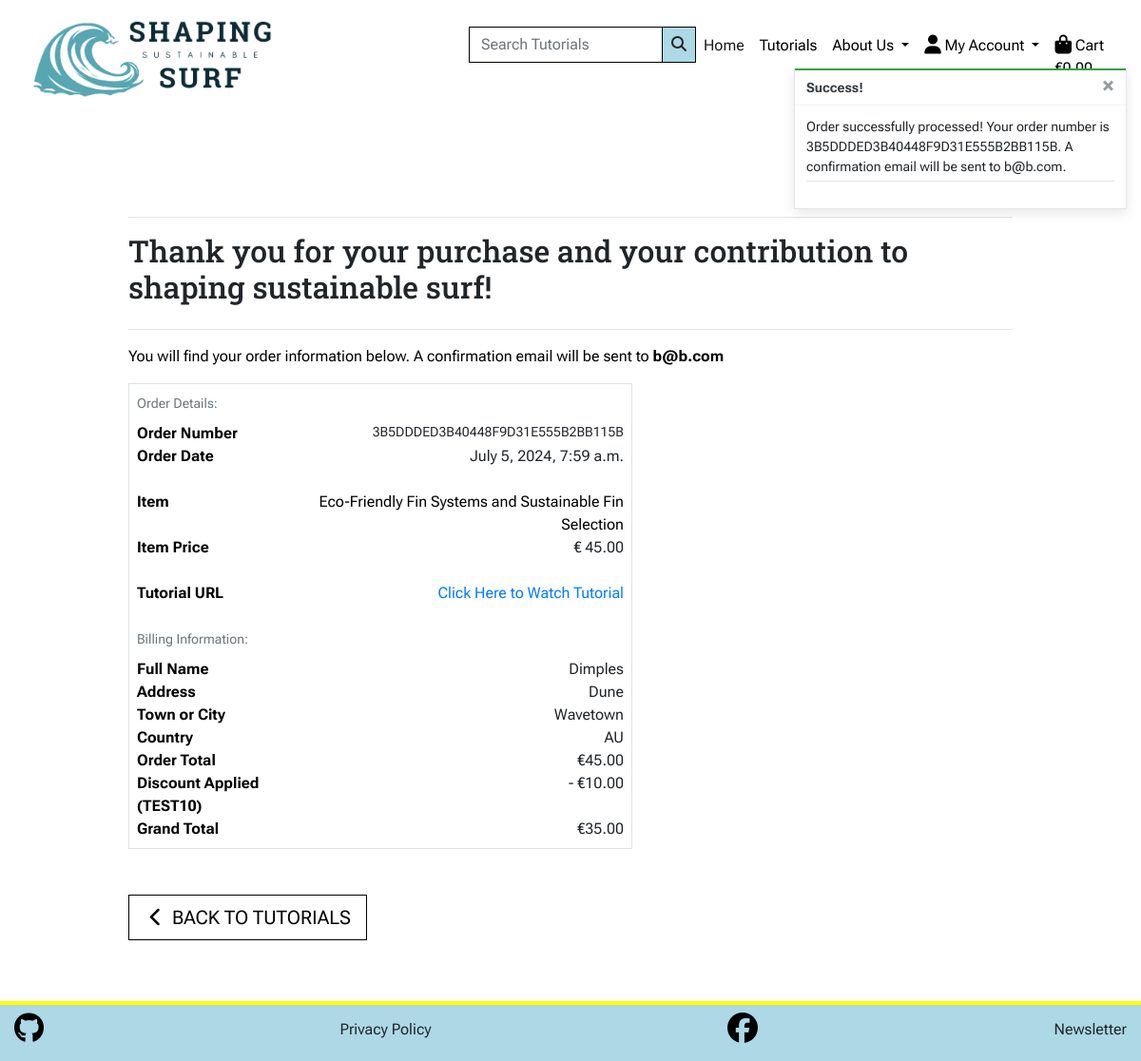
The page /checkout/checkout_success/3B5DDDED3B40448F9D31E555B2BB115B on the database its author committed.
### checkout/models.py (models this page shows, shortened)
class Order(models.Model):
    order_number = models.CharField(max_length=32, null=False, editable=False)
    date = models.DateTimeField(auto_now_add=True)
    order_total = models.DecimalField(
        max_digits=10, decimal_places=2, null=False, default=0
    )
    discount_code = models.ForeignKey(
        DiscountCode, on_delete=models.SET_NULL, null=True, blank=True
    )
    grand_total = models.DecimalField(
        max_digits=10, decimal_places=2, null=False, default=0
    )
    original_cart = models.TextField(null=False, blank=False, default="")
    stripe_pid = models.CharField(max_length=254, null=False, blank=False, default="")
    user_profile = models.ForeignKey(UserProfile, on_delete=models.SET_NULL,
        null=True, blank=True, related_name='orders'
    )
    full_name = models.CharField(max_length=50, null=False, blank=False)
    email = models.EmailField(max_length=254, null=False, blank=False)
    phone_number = models.CharField(max_length=20, null=True, blank=True)
    street_address1 = models.CharField(max_length=80, null=False, blank=False)
    street_address2 = models.CharField(max_length=80, null=True, blank=True)
    postcode = models.CharField(max_length=20, null=True, blank=True)
    town_or_city = models.CharField(max_length=40, null=False, blank=False)
    county = models.CharField(max_length=80, null=True, blank=True)
    country = CountryField(blank_label="Country *", null=False, blank=False)

class OrderItem(models.Model):
    order = models.ForeignKey(Order, related_name="items", on_delete=models.CASCADE)
    product = models.ForeignKey(Product, on_delete=models.SET_NULL, null=True)
    product_name = models.CharField(max_length=255)
    product_price = models.DecimalField(max_digits=6, decimal_places=2)

### products/models.py (models this page shows, shortened)
class Product(models.Model):
    STATUS = [
        ("Draft", "Draft"),
        ("Publish", "Publish"),
    ]
    name = models.CharField(max_length=254)
    category = models.ForeignKey(
        Category, on_delete=models.SET_NULL, null=True, blank=False
    )
    subcategory = models.ForeignKey(
        Subcategory, on_delete=models.SET_NULL, null=True, blank=False
    )
    price = models.DecimalField(max_digits=6, null=True, blank=False, decimal_places=2)
    description = RichTextField(max_length=3000, null=True, blank=False)
    image = ResizedImageField(
        size=[400, None],
        upload_to="sss_products/",
        null=True,
        blank=True,
        quality=75,
        force_format="webp",
    )
    video_url = models.URLField(max_length=254, null=True, blank=True)
    rating = models.DecimalField(max_digits=6, decimal_places=2, null=True, blank=True)
    status = models.CharField(max_length=20, choices=STATUS, default="Draft")

### cart/models.py (models this page shows, shortened)
class DiscountCode(models.Model):
    class Meta:
        verbose_name = "Discount Codes"
        verbose_name_plural = "Discount Codes"
    ACTIVE_CHOICES = [
        ("Yes", "Yes"),
        ("No", "No"),
    ]
    code = models.CharField(max_length=20)
    amount = models.DecimalField(max_digits=5, decimal_places=2)
    active = models.CharField(max_length=3, choices=ACTIVE_CHOICES, default="Yes")

### checkout/views.py (the view)
def checkout_success(request, order_number):
    save_info = request.session.get("save_info")
    order = get_object_or_404(
        Order.objects.select_related("discount_code").prefetch_related(
            Prefetch(
                "items", queryset=OrderItem.objects.select_related("product")
            )
        ),
        order_number=order_number,
    )
    success_message = (
        f"Order successfully processed! "
        f"Your order number is {order_number}. A confirmation "
        f"email will be sent to {order.email}."
    )
    messages.success(request, success_message)
    if "cart" in request.session:
        del request.session["cart"]
    if "discount_code" in request.session:
        del request.session["discount_code"]
    template = "checkout/checkout_success.html"
    context = {
        "order": order,
    }
    return render(request, template, context)

### cart/contexts.py (called while the page is built, shortened)
def cart_contents(request):
    cart_items = []
    total = 0
    product_count = 0
    cart = request.session.get("cart", {})
    discount_code = request.session.get("discount_code")
    discount = None
    discount_amount = 0
    grand_total = total
    context = {
        "cart_items": cart_items,
        "total": total,
        "product_count": product_count,
        "discount": discount,
        "discount_amount": discount_amount,
        "grand_total": grand_total,
    }
    return context

### checkout/templates/checkout/checkout_success.html (shortened to what this page needs)
{% extends "base.html" %}
{% load static %}
{% block extra_css %}
<link rel="stylesheet" href="{% static 'checkout/css/checkout.css' %}">
{% endblock %}
{% block page_header %}
<div class="container header-container">
</div>
{% endblock %}
{% block content %}
<div class="container mb-2">
    <div class="row">
        <div class="col">
            <hr>
            <h2 class="logo-font mb-4">Thank you for your purchase and your contribution to shaping sustainable surf!
            </h2>
            <hr>
            <p class="text-black">You will find your order information below. A confirmation email will be sent to
                <strong>{{ order.email }}</strong>
            </p>
        </div>
    </div>
    <div class="row">
        <div class="col-12 col-lg-7 mb-5">
            <div class="order-confirmation-wrapper p-2 border">
                <div class="row">
                    <div class="col mb-2">
                        <small class="text-muted">Order Details:</small>
                    </div>
                </div>
                <div class="row">
                    <div class="col-12 col-md-4">
                        <p class="mb-0 text-black font-weight-bold">Order Number</p>
                    </div>
                    <div class="col-12 col-md-8 text-md-right">
                        <p class="small mb-0">{{ order.order_number }}</p>
                    </div>
                </div>
                <div class="row">
                    <div class="col-12 col-md-4">
                        <p class="mb-0 text-black font-weight-bold">Order Date</p>
                    </div>
                    <div class="col-12 col-md-8 text-md-right">
                        <p class="mb-0">{{ order.date }}</p>
                    </div>
                </div>
                {% for item in order.items.all %}
                <div class="row mt-4">
                    <div class="col-12 col-md-4">
                        <p class="mb-0 text-black font-weight-bold">Item</p>
                    </div>
                    <div class="col-12 col-md-8 text-md-right">
                        <p class="mb-0 text-black">
                            {{ item.product.name }}
                        </p>
                    </div>
                </div>
                <div class="row">
                    <div class="col-12 col-md-4">
                        <p class="mb-0 text-black font-weight-bold">Item Price</p>
                    </div>
                    <div class="col-12 col-md-8 text-md-right">
                        <p class="mb-0">€ {{ item.product.price }}</p>
                    </div>
                </div>
                {% if item.product and item.product.video_url %}
                <div class="row mb-4 mt-4">
                    <div class="col-12 col-md-4">
                        <p class="mb-0 text-black font-weight-bold">Tutorial URL</p>
                    </div>
                    <div class="col-12 col-md-8 text-md-right">
                        <a href="{{ item.product.video_url }}" target="_blank" rel="noopener noreferrer"
                            aria-label="Opens in a new window">Click Here to Watch Tutorial</a>
                    </div>
                </div>
                {% endif %}
                {% endfor %}
                <div class="row">
                    <div class="col mb-2">
                        <small class="text-muted">Billing Information:</small>
                    </div>
                </div>
                <div class="row">
                    <div class="col-12 col-md-4">
                        <p class="mb-0 text-black font-weight-bold">Full Name</p>
                    </div>
                    <div class="col-12 col-md-8 text-md-right">
                        <p class="mb-0">{{ order.full_name }}</p>
                    </div>
                </div>
                <div class="row">
                    <div class="col-12 col-md-4">
                        <p class="mb-0 text-black font-weight-bold">Address</p>
                    </div>
                    <div class="col-12 col-md-8 text-md-right">
                        <p class="mb-0">{{ order.street_address1 }}</p>
                    </div>
                </div>
                <div class="row">
                    <div class="col-12 col-md-4">
                        <p class="mb-0 text-black font-weight-bold">Town or City</p>
                    </div>
                    <div class="col-12 col-md-8 text-md-right">
                        <p class="mb-0">{{ order.town_or_city }}</p>
                    </div>
                </div>
                <div class="row">
                    <div class="col-12 col-md-4">
                        <p class="mb-0 text-black font-weight-bold">Country</p>
                    </div>
                    <div class="col-12 col-md-8 text-md-right">
                        <p class="mb-0">{{ order.country }}</p>
                    </div>
                </div>
                <div class="row">
                    <div class="col-12 col-md-4">
                        <p class="mb-0 text-black font-weight-bold">Order Total</p>
                    </div>
                    <div class="col-12 col-md-8 text-md-right">
                        <p class="mb-0">€{{ order.order_total }}</p>
                    </div>
                </div>
                {% if order.discount_code %}
                <div class="row">
                    <div class="col-12 col-md-4">
                        <p class="mb-0 text-black font-weight-bold">Discount Applied ({{ order.discount_code.code }})
                        </p>
                    </div>
                    <div class="col-12 col-md-8 text-md-right">
                        <p class="mb-0">- €{{ order.discount_code.amount }}</p>
                    </div>
                </div>
                {% endif %}
                <div class="row">
                    <div class="col-12 col-md-4">
                        <p class="mb-0 text-black font-weight-bold">Grand Total</p>
                    </div>
                    <div class="col-12 col-md-8 text-md-right">
                        <p class="mb-0">€{{ order.grand_total }}</p>
                    </div>
                </div>
            </div>
        </div>
    </div>
    <div class="row">
        <div class="col-12 col-lg-6 mb-5">
            <a href="{% url 'tutorials_list' %}" class="btn btn-outline-black rounded-0 btn-lg mb-2">
                <span class="icon">
                    <i class="fas fa-chevron-left"></i>
                </span>
                <span class="text-uppercase">Back to Tutorials</span>
            </a>
        </div>
    </div>
</div>
{% endblock %}

### static/css/base.css (style rules this page uses)
:root { --blue-box-shadow: 1px -1px 7px 0 rgba(34, 124, 157, 0.75); --black-box-shadow: 1px -1px 7px 0 #4E4A47; }
* { margin: 0; padding: 0; box-sizing: border-box; font-family: "Roboto Flex", sans-serif; }
html, body { height: 100%; }
body { display: flex; flex-direction: column; min-height: 100vh; }
h1, h2, h3, h4, h5, h6 { font-family: "Roboto Slab", sans-serif; }
.icon { align-items: center; display: inline-flex; justify-content: center; height: 1.5rem; width: 1.5rem; }
.btn-outline-black { background: white; color: black !important; border: 1px solid black; }
.text-black { color: #000 !important; }
.header-container { padding-top: 164px; }
@media (min-width: 1200px) { .container { max-width: 80%; } }

### rows shown on the page
Order: email "b@b.com", order_number "3B5DDDED3B40448F9D31E555B2BB115B", date "July 5, 2024, 7:59 a.m.", full_name "Dimples", street_address1 "Dune", town_or_city "Wavetown", country "AU", order_total "45.00", discount_code.code "TEST10", discount_code.amount "10.00", grand_total "35.00"
OrderItem: product.name "Eco-Friendly Fin Systems and Sustainable Fin Selection", product.price "45.00"

### other values the page prints
{{ message }} "Order successfully processed! Your order number is 3B5DDDED3B40448F9D31E555B2BB115B. A confirmation email will be sent to b@b.com."
